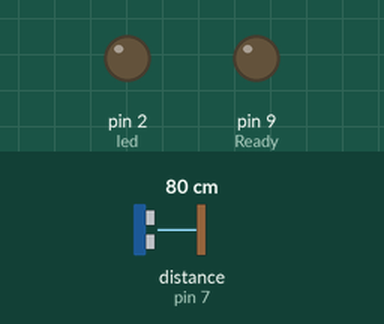
The sketch below on a simulated Arduino Uno, built with avr-gcc and run on an emulated ATmega328P. Parts: output pins drawn as LEDs (lit = HIGH). Wiring (inferred from the names in the program): ultrasonic range finder: trigger pin 6; echo pin 7. Inputs (shaded band) come from the test bench; at power-on: distance to the obstacle (sensor on pin 7) 80 cm. The echo pulse lasts 58.3 µs per cm; pins used as bus, display or sensor lines are not drawn.

Above: at 6.1 s.
6.2 s: distance to the obstacle (sensor on pin 7) set to 30 cm
8.8 s: distance to the obstacle (sensor on pin 7) set to 24 cm
At 9.7 s:
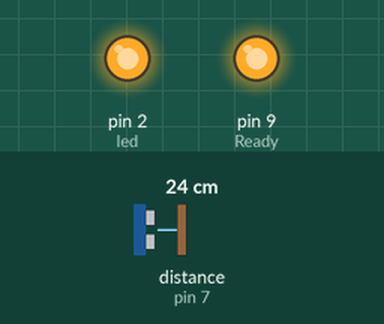
11.4 s: distance to the obstacle (sensor on pin 7) set to 35 cm
At 13.4 s:
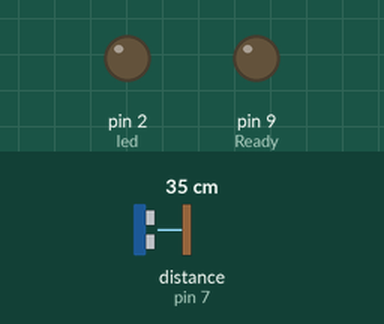
14.0 s: distance to the obstacle (sensor on pin 7) set to 2 cm
At 16.9 s:
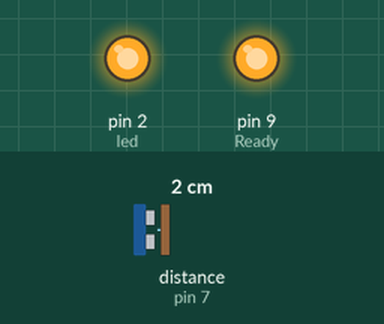
Timing chart, 0 to 18.4 s (numbered marks = the images above; inputs shaded):
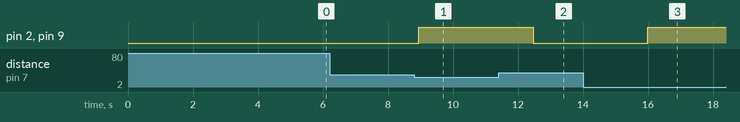

The sketch:

sketch_oct28a.ino
```cpp
int led = 2;
int trigger = 6;
int echo =7;
int indicator=8;
int Ready=9;
void setup() {
  // put your setup code here, to run once:
pinMode (led, OUTPUT);
pinMode (trigger, OUTPUT);
pinMode (echo, INPUT);
pinMode (Ready, OUTPUT);
 digitalWrite(indicator, HIGH);   // turn the LED on (HIGH is the voltage level)
  delay(100);              // wait for a second
  digitalWrite(indicator, LOW);    // turn the LED off by making the voltage LOW
  delay(100);
   digitalWrite(indicator, HIGH);   // turn the LED on (HIGH is the voltage level)
  delay(100);              // wait for a second
  digitalWrite(indicator, LOW);    // turn the LED off by making the voltage LOW
  delay(100);
   digitalWrite(indicator, HIGH);   // turn the LED on (HIGH is the voltage level)
  delay(100);              // wait for a second
  digitalWrite(indicator, LOW);    // turn the LED off by making the voltage LOW
  delay(100);
   digitalWrite(indicator, HIGH);   // turn the LED on (HIGH is the voltage level)
  delay(100);              // wait for a second
  digitalWrite(indicator, LOW);    // turn the LED off by making the voltage LOW
  delay(100);
   digitalWrite(indicator, HIGH);   // turn the LED on (HIGH is the voltage level)
  delay(100);              // wait for a second
  digitalWrite(indicator, LOW);    // turn the LED off by making the voltage LOW
  delay(100);
  digitalWrite(indicator, HIGH);   // turn the LED on (HIGH is the voltage level)
  delay(100);              // wait for a second
  digitalWrite(indicator, LOW);    // turn the LED off by making the voltage LOW
  delay(100);
   digitalWrite(indicator, HIGH);   // turn the LED on (HIGH is the voltage level)
  delay(100);              // wait for a second
  digitalWrite(indicator, LOW);    // turn the LED off by making the voltage LOW
  delay(100);
   digitalWrite(indicator, HIGH);   // turn the LED on (HIGH is the voltage level)
  delay(100);              // wait for a second
  digitalWrite(indicator, LOW);    // turn the LED off by making the voltage LOW
  delay(100);
   digitalWrite(indicator, HIGH);   // turn the LED on (HIGH is the voltage level)
  delay(100);              // wait for a second
  digitalWrite(indicator, LOW);    // turn the LED off by making the voltage LOW
  delay(100);
   digitalWrite(indicator, HIGH);   // turn the LED on (HIGH is the voltage level)
  delay(100);              // wait for a second
  digitalWrite(indicator, LOW);    // turn the LED off by making the voltage LOW
  delay(100);
  digitalWrite(indicator, HIGH);   // turn the LED on (HIGH is the voltage level)
  delay(100);              // wait for a second
  digitalWrite(indicator, LOW);    // turn the LED off by making the voltage LOW
  delay(100);
   digitalWrite(indicator, HIGH);   // turn the LED on (HIGH is the voltage level)
  delay(100);              // wait for a second
  digitalWrite(indicator, LOW);    // turn the LED off by making the voltage LOW
  delay(100);
   digitalWrite(indicator, HIGH);   // turn the LED on (HIGH is the voltage level)
  delay(100);              // wait for a second
  digitalWrite(indicator, LOW);    // turn the LED off by making the voltage LOW
  delay(100);
   digitalWrite(indicator, HIGH);   // turn the LED on (HIGH is the voltage level)
  delay(100);              // wait for a second
  digitalWrite(indicator, LOW);    // turn the LED off by making the voltage LOW
  delay(100);
   digitalWrite(indicator, HIGH);   // turn the LED on (HIGH is the voltage level)
  delay(100);              // wait for a second
  digitalWrite(indicator, LOW);    // turn the LED off by making the voltage LOW
  delay(100);
  digitalWrite(indicator, HIGH);   // turn the LED on (HIGH is the voltage level)
  delay(100);              // wait for a second
  digitalWrite(indicator, LOW);    // turn the LED off by making the voltage LOW
  delay(100);
   digitalWrite(indicator, HIGH);   // turn the LED on (HIGH is the voltage level)
  delay(100);              // wait for a second
  digitalWrite(indicator, LOW);    // turn the LED off by making the voltage LOW
  delay(100);
   digitalWrite(indicator, HIGH);   // turn the LED on (HIGH is the voltage level)
  delay(100);              // wait for a second
  digitalWrite(indicator, LOW);    // turn the LED off by making the voltage LOW
  delay(100);
   digitalWrite(indicator, HIGH);   // turn the LED on (HIGH is the voltage level)
  delay(100);              // wait for a second
  digitalWrite(indicator, LOW);    // turn the LED off by making the voltage LOW
  delay(100);
   digitalWrite(indicator, HIGH);   // turn the LED on (HIGH is the voltage level)
  delay(100);              // wait for a second
  digitalWrite(indicator, LOW);    // turn the LED off by making the voltage LOW
  delay(1000);
//   digitalWrite(Ready, HIGH);

}

void loop() {
  // put your main code here, to run repeatedly:
long duration, distance;
digitalWrite(trigger,HIGH);
delayMicroseconds(1000);
digitalWrite(trigger,LOW);
duration=pulseIn(echo, HIGH);
distance=(duration/2)/29.1;
//Serial.print(distance);
//Serial.print("CH");
delay(10);

if(distance<=25)
{
   // delay(500);
    digitalWrite(led, HIGH);
  digitalWrite(Ready, HIGH);
}

else if(distance>25)
{
    delay(500);
     digitalWrite(led, LOW);
     digitalWrite(Ready, LOW);
  }

 digitalWrite(indicator, HIGH);   // turn the LED on (HIGH is the voltage level)
  delay(100);              // wait for a second
  digitalWrite(indicator, LOW);    // turn the LED off by making the voltage LOW
  delay(100);
   digitalWrite(indicator, HIGH);   // turn the LED on (HIGH is the voltage level)
  delay(300);              // wait for a second
  digitalWrite(indicator, LOW);    // turn the LED off by making the voltage LOW
  delay(1000);


}
```

Measured:
- the behaviour switches between 27 and 26 cm on distance to the obstacle (sensor on pin 7) (found by bisection; images 0 and 1)
- after the input at 6.2 s, every drawn part: stays the same
- after the input at 8.8 s, pin 2 (led), pin 9 (Ready): LOW → HIGH after 0.14 s
- after the input at 11.4 s, pin 2 (led), pin 9 (Ready): HIGH → LOW after 1.1 s
- after the input at 14.0 s, pin 2 (led), pin 9 (Ready): LOW → HIGH after 2.0 s
